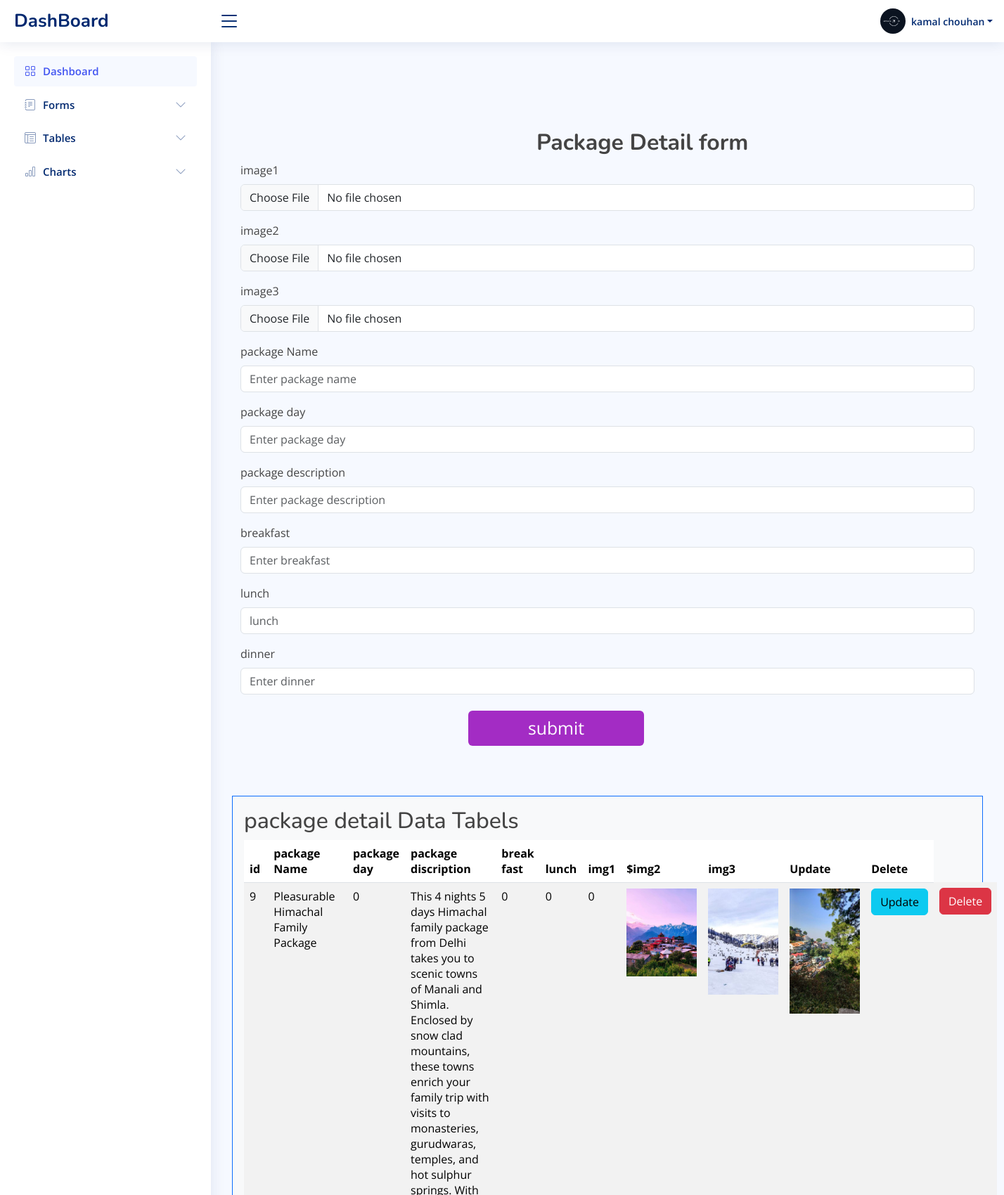
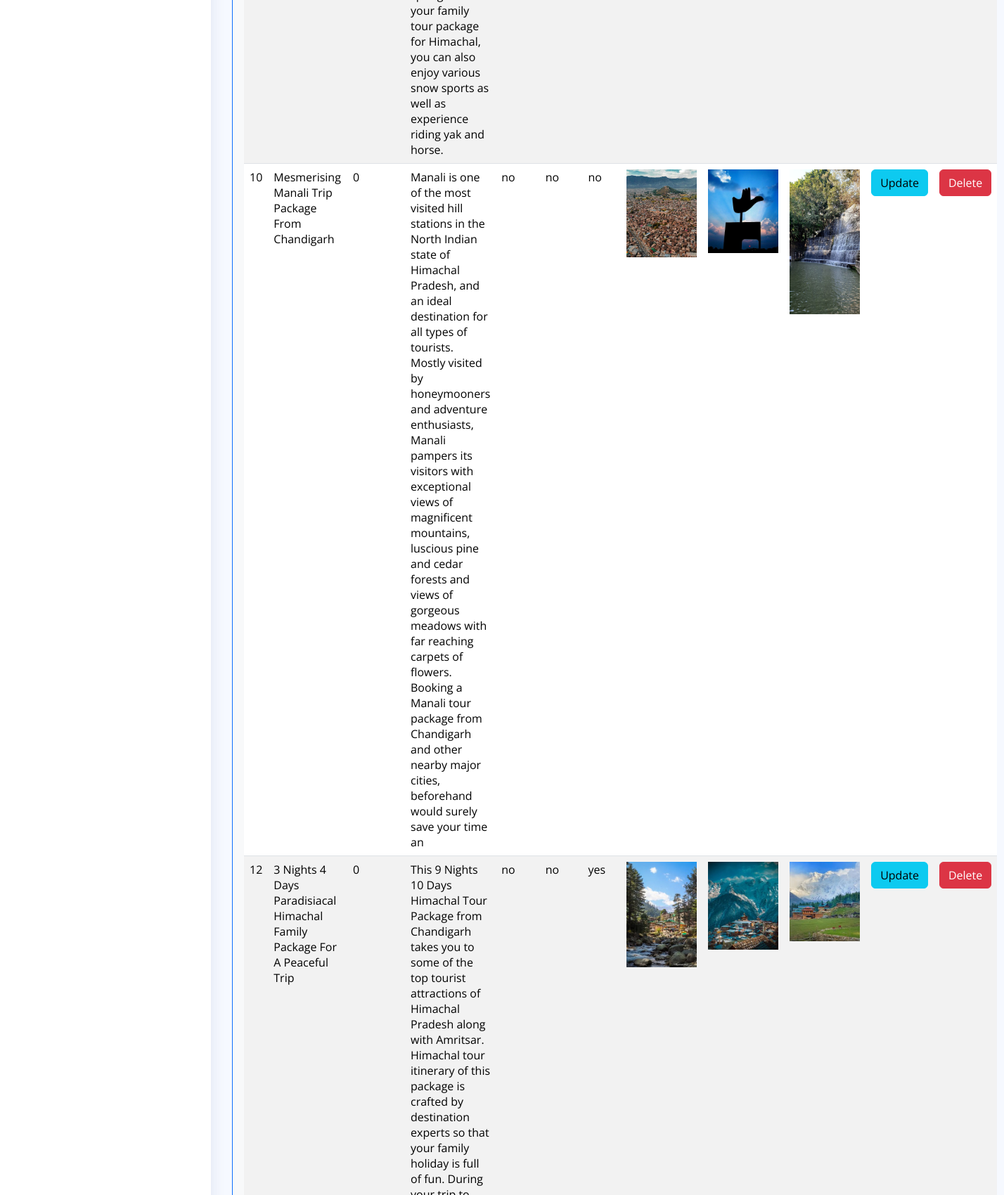
Screenshot of /admin/package_detail.php (signed in, upper part) with the database file from the repository (2 pictures, top to bottom).
### tables this page shows
CREATE TABLE `package_details` (
  `package_details_id` int(11) NOT NULL,
  `tour_package_id` int(11) NOT NULL,
  `package_day` varchar(50) NOT NULL,
  `package_discription` varchar(500) NOT NULL,
  `brakfast` varchar(250) NOT NULL,
  `lunch` varchar(250) NOT NULL,
  `dinner` varchar(250) NOT NULL,
  `package_name` varchar(500) NOT NULL,
  `img1` varchar(500) NOT NULL,
  `img2` varchar(500) NOT NULL,
  `img3` varchar(500) NOT NULL,
  `img4` varchar(500) NOT NULL,
  `img5` varchar(500) NOT NULL
);

### admin/package_detail.php (the view, shortened to what this page needs)
<?php
include "header.php";
include "conn.php";
  ?>
  <?php
$sql = "select * from `package_details`";
$result=mysqli_query($con,$sql);
?>
<!DOCTYPE html>
<html>
<head>
</head>
<body >
  <main  >
<form  method="post" class="frm" style="margin-top:80px;" enctype="multipart/form-data">
<h2 style="margin-left:433px; margin-top:12px;"><b> Package Detail form</b></h2>
  <div class="container"><table   colspan="12" cellpadding="7" align="center">
    <tr>
    <div class="mb-3">
    <label for="formFile" class="form-label"> image1</label>
    <input class="form-control" name="img1"  accept="image/*" type="file" id="formFile">
  </div>
      </tr>
      <tr>
    <div class="mb-3">
    <label for="formFile" class="form-label"> image2</label>
    <input class="form-control" name="img2"  accept="image/*" type="file" id="formFile">
  </div>
      </tr>
      <tr>
    <div class="mb-3">
    <label for="formFile" class="form-label"> image3</label>
    <input class="form-control" name="img3"  accept="image/*" type="file" id="formFile">
  </div>
      </tr>
    <tr>
    <div class="mb-3">
    <label for="formFile" class="form-label">package Name</label>
    <input type="text" placeholder="Enter package name" class="form-control" name="pc_name" required> </td>
    </div>
    </tr>
    <tr>
    <div class="mb-3">
    <label for="formFile" class="form-label">package day</label>
    <input type="text" placeholder="Enter package day" class="form-control" name="pc_day" required> </td>
    </div>
    </tr>
    <tr>
    <div class="mb-3">
    <label for="formFile" class="form-label">package description</label>
    <input type="text" placeholder="Enter package description" class="form-control" name="dis" required> </td>
    </div>
    </tr>
    <tr>
    <div class="mb-3">
    <label for="formFile" class="form-label">breakfast</label>
    <input type="text" class="form-control" placeholder="Enter breakfast" name="breakfast" required></td>
    </div>
    </tr>
        <tr>
        <div class="mb-3">
        <label for="formFile" class="form-label">lunch</label>
        <input type="boolen" class="form-control" placeholder="lunch" name="lunch" required></td>
        </div>
        </tr>
    <tr>
    <div class="mb-3">
    <label for="formFile" class="form-label">dinner</label>
    <input type="text" class="form-control" placeholder="Enter dinner" name="dinner" required></td>
    </div>
    </tr>
  <tr><td>
  <div class="mb-3">
    <input class="btn btn-primary"  style="width:240%; border:none; font-size:155%; background-color:#A32CC4; margin-left:-140%; " class="form-control" type="submit" value="submit" name="submit"></td>
    </div>
</form>
<form class="frm1 mer" style="margin-bottom:80px;">
<div class="container p-3 my-5 bg-light border border-primary" >
<h2>package detail Data Tabels</h2>
        <table id="example" class="table table-striped nowrap frm" style="width:100% " >
            <thead>
                <tr>
                    <th>id</th>
                    <th>package Name</th>
                    <th>package day</th>
                    <th>package discription</th>
                    <th>break fast</th>
                    <th>lunch </th>
                    <th>img1</th>
                    <th>$img2</th>
                    <th>img3</th>
                    <th>Update</th>
                    <th>Delete</th>
                </tr>
            </thead>
            <tbody>
            <?php
if ($result->num_rows > 0) {
    while ($row = $result->fetch_assoc()) {
?>
        <tr>
        <td><?php echo $row['package_details_id']; ?></td>
        <td><?php echo $row['package_name']; ?></td>
        <td><?php echo $row['package_day']; ?></td>
        <td><?php echo $row['package_discription']; ?></td>
        <td><?php echo $row['brakfast']; ?></td>
        <td><?php echo $row['lunch']; ?></td>
        <td><?php echo $row['dinner']; ?></td>
        <td><img src="<?php echo "upload/".$row['img1'];?>" width="100px; "alt="Image"></td>
        <td><img src="<?php echo "upload/".$row['img2'];?>" width="100px; "alt="Image"></td>
        <td><img src="<?php echo "upload/".$row['img3'];?>" width="100px; "alt="Image"></td>
        <td><a href="update_package_detail.php?package_details_id=<?php echo $row['package_details_id'];?>" class="btn btn-info">Update</a></td>
       <td>
        <a href="delete_package_detail.php?package_details_id=<?php echo $row['package_details_id'];?>" class="btn btn-danger">Delete</a>
      </td>
         </tr>
<?php       }
}
?>
            </tbody>
        </table>
    </div>
    </form>
    </main>
</body>
</html>

### admin/assets/css/style.css (style rules this page uses)
:root { scroll-behavior: smooth; }
body { font-family: "Open Sans", sans-serif; background: #f6f9ff; color: #444444; }
a { color: #4154f1; text-decoration: none; }
h1, h2, h3, h4, h5, h6 { font-family: "Nunito", sans-serif; }

### rows the page displays
package_details: package_details_id "9", package_name "Pleasurable Himachal Family Package", package_day "0", package_discription "This 4 nights 5 days Himachal family package from Delhi takes you to scenic towns of Manali and Shimla. Enclosed by snow clad mountains, these towns enrich your family trip with visits to monasteries, gurudwaras, temples, and hot sulphur springs. With your family tour package for Himachal, you can also enjoy various snow sports as well as experience riding yak and horse.", brakfast "0", lunch "0", dinner "0", img1 (picture), img2 (picture), img3 (picture)
package_details: package_details_id "10", package_name "Mesmerising Manali Trip Package From Chandigarh", package_day "0", package_discription "Manali is one of the most visited hill stations in the North Indian state of Himachal Pradesh, and an ideal destination for all types of tourists. Mostly visited by honeymooners and adventure enthusiasts, Manali pampers its visitors with exceptional views of magnificent mountains, luscious pine and cedar forests and views of gorgeous meadows with far reaching carpets of flowers. Booking a Manali tour package from Chandigarh and other nearby major cities, beforehand would surely save your time an", brakfast "no", lunch "no", dinner "no", img1 (picture), img2 (picture), img3 (picture)
package_details: package_details_id "12", package_name "3 Nights 4 Days Paradisiacal Himachal Family Package For A Peaceful Trip", package_day "0", brakfast "no", lunch "no", dinner "yes", img1 (picture), img2 (picture), img3 (picture)

### other values shown
$_SESSION['name'] "kamal chouhan"
